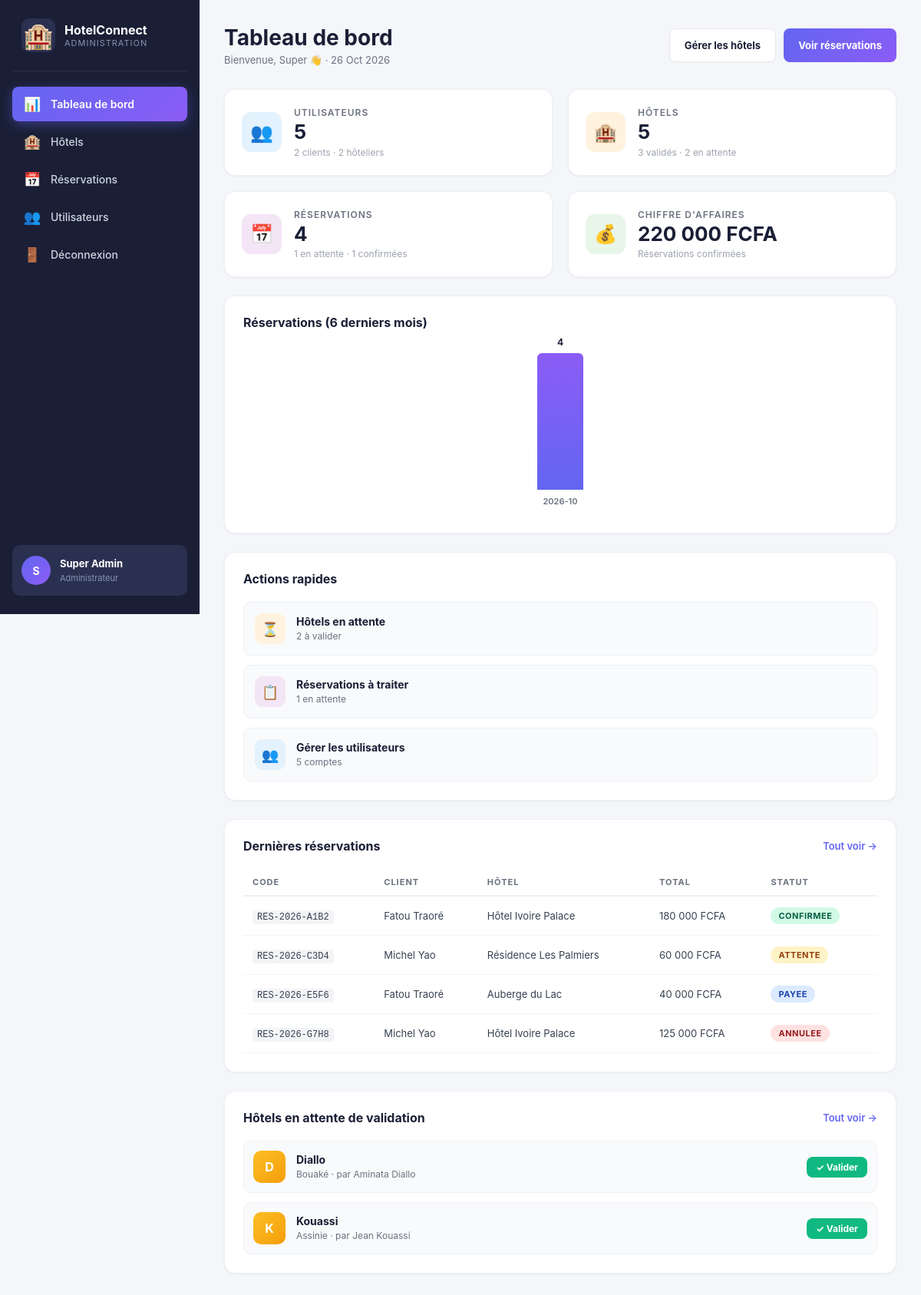
/admin/index.php (signed in), run on the app's committed database.
### tables this page shows
CREATE TABLE reservations (
    id BIGINT UNSIGNED AUTO_INCREMENT PRIMARY KEY,
    code VARCHAR(40) NOT NULL UNIQUE,
    user_id BIGINT UNSIGNED NOT NULL,
    hotel_id BIGINT UNSIGNED NOT NULL,
    room_id BIGINT UNSIGNED NOT NULL,
    date_arrivee DATE NOT NULL,
    date_depart DATE NOT NULL,
    personnes TINYINT UNSIGNED NOT NULL DEFAULT 1,
    nombre_chambres TINYINT UNSIGNED NOT NULL DEFAULT 1,
    prix_nuit DECIMAL(12,2) NOT NULL,
    total DECIMAL(12,2) NOT NULL,
    statut ENUM('attente','confirmee','payee','annulee','refusee') NOT NULL DEFAULT 'attente',
    created_at TIMESTAMP DEFAULT CURRENT_TIMESTAMP,
    FOREIGN KEY (user_id) REFERENCES users(id),
    FOREIGN KEY (hotel_id) REFERENCES hotels(id),
    FOREIGN KEY (room_id) REFERENCES rooms(id),
    INDEX (statut), INDEX (created_at)
);

CREATE TABLE users (
    id BIGINT UNSIGNED AUTO_INCREMENT PRIMARY KEY,
    nom VARCHAR(100) NOT NULL,
    prenom VARCHAR(100) NOT NULL,
    email VARCHAR(190) NOT NULL UNIQUE,
    telephone VARCHAR(30),
    password VARCHAR(255) NOT NULL,
    role ENUM('admin','hotelier','client') NOT NULL DEFAULT 'client',
    actif TINYINT(1) NOT NULL DEFAULT 1,
    created_at TIMESTAMP DEFAULT CURRENT_TIMESTAMP
);

CREATE TABLE hotels (
    id BIGINT UNSIGNED AUTO_INCREMENT PRIMARY KEY,
    user_id BIGINT UNSIGNED NOT NULL,
    nom VARCHAR(180) NOT NULL,
    description TEXT,
    adresse VARCHAR(255),
    ville VARCHAR(100) NOT NULL,
    commune VARCHAR(100),
    pays VARCHAR(100) NOT NULL DEFAULT 'Côte d’Ivoire',
    telephone VARCHAR(30),
    email VARCHAR(190),
    categorie ENUM('Hôtel','Résidence','Appartement hôtel','Auberge','Complexe hôtelier','Villa','Resort') DEFAULT 'Hôtel',
    etoiles TINYINT UNSIGNED DEFAULT 0,
    statut ENUM('attente','valide','refuse','suspendu') NOT NULL DEFAULT 'attente',
    created_at TIMESTAMP DEFAULT CURRENT_TIMESTAMP,
    FOREIGN KEY (user_id) REFERENCES users(id) ON DELETE CASCADE,
    INDEX (ville), INDEX (statut)
);

### config/helpers.php (called while the page is built, shortened)
<?php
function e(?string $s): string {
    return htmlspecialchars($s ?? '', ENT_QUOTES | ENT_SUBSTITUTE, 'UTF-8');
}
function money($n): string {
    return number_format((float)$n, 0, ',', ' ') . ' FCFA';
}
function current_user(): ?array {
    return $_SESSION['user'] ?? null;
}

### admin/index.php (the view, shortened to what this page needs)
<?php
require_once __DIR__ . '/../config/helpers.php';
$stats = [];
$stats['users_total']     = (int)$pdo->query('SELECT COUNT(*) FROM users')->fetchColumn();
$stats['users_clients']   = (int)$pdo->query("SELECT COUNT(*) FROM users WHERE role='client'")->fetchColumn();
$stats['users_hotels']    = (int)$pdo->query("SELECT COUNT(*) FROM users WHERE role='hotelier'")->fetchColumn();
$stats['hotels_total']    = (int)$pdo->query('SELECT COUNT(*) FROM hotels')->fetchColumn();
$stats['hotels_valides']  = (int)$pdo->query("SELECT COUNT(*) FROM hotels WHERE statut='valide'")->fetchColumn();
$stats['hotels_attente']  = (int)$pdo->query("SELECT COUNT(*) FROM hotels WHERE statut='attente'")->fetchColumn();
$stats['resa_total']      = (int)$pdo->query('SELECT COUNT(*) FROM reservations')->fetchColumn();
$stats['resa_attente']    = (int)$pdo->query("SELECT COUNT(*) FROM reservations WHERE statut='attente'")->fetchColumn();
$stats['resa_confirmees'] = (int)$pdo->query("SELECT COUNT(*) FROM reservations WHERE statut='confirmee'")->fetchColumn();
$stats['ca_total'] = (float)$pdo->query("
    SELECT COALESCE(SUM(total), 0) FROM reservations
    WHERE statut IN ('confirmee','payee')
")->fetchColumn();
$mois = $pdo->query("
    SELECT DATE_FORMAT(created_at, '%Y-%m') AS mois, COUNT(*) AS total
    FROM reservations
    WHERE created_at >= DATE_SUB(NOW(), INTERVAL 6 MONTH)
    GROUP BY mois
    ORDER BY mois
")->fetchAll();
$dernieres = $pdo->query("
    SELECT r.*, u.prenom, u.nom, h.nom AS hotel
    FROM reservations r
    JOIN users u ON u.id = r.user_id
    JOIN hotels h ON h.id = r.hotel_id
    ORDER BY r.created_at DESC
    LIMIT 5
")->fetchAll();
$hotels_attente = $pdo->query("
    SELECT h.*, u.prenom, u.nom
    FROM hotels h
    JOIN users u ON u.id = h.user_id
    WHERE h.statut = 'attente'
    ORDER BY h.created_at DESC
    LIMIT 5
")->fetchAll();
?>
<!doctype html>
<html lang="fr">
<head>
<link rel="stylesheet" href="<?= BASE_URL ?>/assets/style.css">
<link rel="stylesheet" href="<?= BASE_URL ?>/assets/admin.css">
</head>
<body class="admin-body">
<?php require __DIR__ . '/_sidebar.php'; ?>
<main class="admin-main">
    <div class="admin-header">
        <div>
            <h1>Tableau de bord</h1>
            <p class="muted">Bienvenue, <?= e(current_user()['prenom']) ?> 👋 · <?= date('d M Y') ?></p>
        </div>
        <div class="admin-actions">
            <a class="btn btn-secondary" href="<?= BASE_URL ?>/admin/hotels.php">Gérer les hôtels</a>
            <a class="btn btn-primary" href="<?= BASE_URL ?>/admin/reservations.php">Voir réservations</a>
        </div>
    </div>
    <div class="kpi-grid">
        <div class="kpi-card">
            <div class="kpi-icon" style="background:#e3f2fd;color:#1976d2;">👥</div>
            <div>
                <div class="kpi-label">Utilisateurs</div>
                <div class="kpi-value"><?= $stats['users_total'] ?></div>
                <div class="kpi-sub"><?= $stats['users_clients'] ?> clients · <?= $stats['users_hotels'] ?> hôteliers</div>
            </div>
        </div>
        <div class="kpi-card">
            <div class="kpi-icon" style="background:#fff3e0;color:#f57c00;">🏨</div>
            <div>
                <div class="kpi-label">Hôtels</div>
                <div class="kpi-value"><?= $stats['hotels_total'] ?></div>
                <div class="kpi-sub"><?= $stats['hotels_valides'] ?> validés · <?= $stats['hotels_attente'] ?> en attente</div>
            </div>
        </div>
        <div class="kpi-card">
            <div class="kpi-icon" style="background:#f3e5f5;color:#7b1fa2;">📅</div>
            <div>
                <div class="kpi-label">Réservations</div>
                <div class="kpi-value"><?= $stats['resa_total'] ?></div>
                <div class="kpi-sub"><?= $stats['resa_attente'] ?> en attente · <?= $stats['resa_confirmees'] ?> confirmées</div>
            </div>
        </div>
        <div class="kpi-card kpi-card-success">
            <div class="kpi-icon" style="background:#e8f5e9;color:#388e3c;">💰</div>
            <div>
                <div class="kpi-label">Chiffre d'affaires</div>
                <div class="kpi-value"><?= money($stats['ca_total']) ?></div>
                <div class="kpi-sub">Réservations confirmées</div>
            </div>
        </div>
    </div>
    <div class="grid-2">
        <div class="panel">
            <div class="panel-header">
                <h2>Réservations (6 derniers mois)</h2>
            </div>
            <div class="chart-container">
                <?php
                $max = max(array_column($mois, 'total') ?: [1]);
                foreach ($mois as $m):
                    $h = $max > 0 ? ($m['total'] / $max) * 100 : 0;
                ?>
                    <div class="chart-bar-wrap">
                        <div class="chart-bar" style="height:<?= $h ?>%">
                            <span class="chart-value"><?= $m['total'] ?></span>
                        </div>
                        <div class="chart-label"><?= e($m['mois']) ?></div>
                    </div>
                <?php endforeach; ?>
            </div>
        </div>
        <div class="panel">
            <div class="panel-header">
                <h2>Actions rapides</h2>
            </div>
            <div class="quick-actions">
                <a href="<?= BASE_URL ?>/admin/hotels.php?statut=attente" class="quick-action">
                    <div class="qa-icon" style="background:#fff3e0;color:#f57c00;">⏳</div>
                    <div>
                        <strong>Hôtels en attente</strong>
                        <small><?= $stats['hotels_attente'] ?> à valider</small>
                    </div>
                </a>
                <a href="<?= BASE_URL ?>/admin/reservations.php?statut=attente" class="quick-action">
                    <div class="qa-icon" style="background:#f3e5f5;color:#7b1fa2;">📋</div>
                    <div>
                        <strong>Réservations à traiter</strong>
                        <small><?= $stats['resa_attente'] ?> en attente</small>
                    </div>
                </a>
                <a href="<?= BASE_URL ?>/admin/users.php" class="quick-action">
                    <div class="qa-icon" style="background:#e3f2fd;color:#1976d2;">👥</div>
                    <div>
                        <strong>Gérer les utilisateurs</strong>
                        <small><?= $stats['users_total'] ?> comptes</small>
                    </div>
                </a>
            </div>
        </div>
    </div>
    <div class="grid-2">
        <div class="panel">
            <div class="panel-header">
                <h2>Dernières réservations</h2>
                <a href="<?= BASE_URL ?>/admin/reservations.php" class="text-link">Tout voir →</a>
            </div>
            <table class="admin-table">
                <thead>
                    <tr>
                        <th>Code</th>
                        <th>Client</th>
                        <th>Hôtel</th>
                        <th>Total</th>
                        <th>Statut</th>
                    </tr>
                </thead>
                <tbody>
                    <?php foreach ($dernieres as $r): ?>
                    <tr>
                        <td><code><?= e($r['code']) ?></code></td>
                        <td><?= e($r['prenom']) ?> <?= e($r['nom']) ?></td>
                        <td><?= e($r['hotel']) ?></td>
                        <td><?= money($r['total']) ?></td>
                        <td>
                            <span class="badge badge-<?= e($r['statut']) ?>">
                                <?= e(ucfirst($r['statut'])) ?>
                            </span>
                        </td>
                    </tr>
                    <?php endforeach; ?>
                </tbody>
            </table>
        </div>
        <div class="panel">
            <div class="panel-header">
                <h2>Hôtels en attente de validation</h2>
                <a href="<?= BASE_URL ?>/admin/hotels.php" class="text-link">Tout voir →</a>
            </div>
            <?php if ($hotels_attente): ?>
                <div class="hotel-waiting-list">
                    <?php foreach ($hotels_attente as $h): ?>
                        <div class="hotel-waiting">
                            <div class="hw-avatar"><?= e(strtoupper(substr($h['nom'], 0, 1))) ?></div>
                            <div class="hw-info">
                                <strong><?= e($h['nom']) ?></strong>
                                <small><?= e($h['ville']) ?> · par <?= e($h['prenom']) ?> <?= e($h['nom']) ?></small>
                            </div>
                            <div class="hw-actions">
                                <a href="<?= BASE_URL ?>/admin/hotels.php?valider=<?= (int)$h['id'] ?>"
                                   class="btn btn-success btn-sm">✓ Valider</a>
                            </div>
                        </div>
                    <?php endforeach; ?>
                </div>
            <?php else: ?>
                <p class="muted text-center">Aucun hôtel en attente. 🎉</p>
            <?php endif; ?>
        </div>
    </div>
</main>
</body>
</html>

### admin/_sidebar.php
<?php
$page = basename($_SERVER['PHP_SELF']);
?>
<aside class="admin-sidebar">
    <div class="admin-logo">
        <span class="logo-icon">🏨</span>
        <div>
            <strong>HotelConnect</strong>
            <small>Administration</small>
        </div>
    </div>
    <nav class="admin-nav">
        <a href="<?= BASE_URL ?>/admin/index.php" class="admin-link <?= $page === 'index.php' ? 'active' : '' ?>">
            <span>📊</span> Tableau de bord
        </a>
        <a href="<?= BASE_URL ?>/admin/hotels.php" class="admin-link <?= $page === 'hotels.php' ? 'active' : '' ?>">
            <span>🏨</span> Hôtels
        </a>
        <a href="<?= BASE_URL ?>/admin/reservations.php" class="admin-link <?= $page === 'reservations.php' ? 'active' : '' ?>">
            <span>📅</span> Réservations
        </a>
        <a href="<?= BASE_URL ?>/admin/users.php" class="admin-link <?= $page === 'users.php' ? 'active' : '' ?>">
            <span>👥</span> Utilisateurs
        </a>
        <a href="<?= BASE_URL ?>/logout.php" class="admin-link">
            <span>🚪</span> Déconnexion
        </a>
    </nav>
    <div class="admin-user">
        <div class="avatar-admin"><?= e(strtoupper(current_user()['prenom'][0] ?? 'A')) ?></div>
        <div>
            <strong><?= e(current_user()['prenom'] . ' ' . current_user()['nom']) ?></strong>
            <small>Administrateur</small>
        </div>
    </div>
</aside>

### assets/style.css (style rules this page uses)
:root { --ink: #172b2a; --muted: #687875; --green: #176b57; --green2: #0d4c40; --cream: #f7f8f4; --line: #e3e9e4; --gold: #c89b50; }
* { box-sizing: border-box; }
body { margin: 0; color: var(--ink); background: #fff; font-family: 'DM Sans', sans-serif; font-size: 15px; }
a { color: inherit; text-decoration: none; }
.btn { display: inline-flex; align-items: center; justify-content: center; border-radius: 8px; padding: 13px 19px; font-size: 13px; font-weight: 700; cursor: pointer; border: 1px solid transparent; transition: all 0.2s; text-decoration: none; }
.btn-primary { background: var(--green); border-color: var(--green); color: #fff; }
.text-link { font-size: 12px; color: var(--green); font-weight: 700; }
.muted { color: var(--muted); }

### data on the page
reservations: user "5", personnes "2", room "3", id "4", code "RES-2026-G7H8", user.prenom "Michel", user.nom "Yao", hotel.nom "Hôtel Ivoire Palace", total "125 000 FCFA", statut "ANNULEE"
reservations: code "RES-2026-A1B2", user.prenom "Fatou", user.nom "Traoré", hotel.nom "Hôtel Ivoire Palace", total "180 000 FCFA", statut "CONFIRMEE"
reservations: code "RES-2026-C3D4", user.prenom "Michel", user.nom "Yao", hotel.nom "Résidence Les Palmiers", total "60 000 FCFA", statut "ATTENTE"
reservations: code "RES-2026-E5F6", user.prenom "Fatou", user.nom "Traoré", hotel.nom "Auberge du Lac", total "40 000 FCFA", statut "PAYEE"
hotels: user.nom "D", user.nom "Diallo", ville "Bouaké", user.prenom "Aminata"
hotels: user.nom "K", user.nom "Kouassi", ville "Assinie", user.prenom "Jean"

### other printed values
current_user()['prenom'][0] "S"
current_user()['prenom'] . ' ' . current_user()['nom'] "Super Admin"
current_user()['prenom'] "Super"
$stats['resa_attente'] "1"
$stats['resa_confirmees'] "1"
money($stats['ca_total']) "220 000 FCFA"
$m['total'] "4"
$m['mois'] "2026-10"
